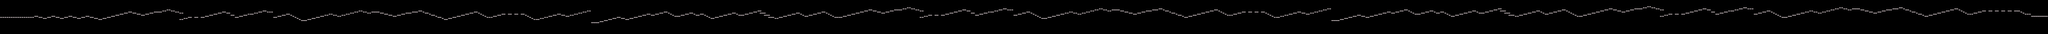

This game map was drawn from its Tiled (.tmx) file and the tilesets committed beside it. A one-line description and the trimmed map source follow:
An orthogonal 960x32 tile map with 32x16 px tiles, 1 tile layer (line), 4 tilesets and 2 objects.

<map version="1.2" tiledversion="1.2.1" orientation="orthogonal" renderorder="right-down" width="960" height="32" tilewidth="32" tileheight="16" infinite="0" nextlayerid="3" nextobjectid="3">
 <tileset firstgid="1" source="bar3.3.tsx" />
 <tileset firstgid="3" source="bar3.1.tsx" />
 <tileset firstgid="5" source="bar3.2.tsx" />
 <tileset firstgid="7" source="bar3.tsx" />
 <layer id="1" name="line" width="960" height="32">
  <data>[30720 cells, 955 non-empty, 4 distinct tile ids]</data>
 </layer>
 <objectgroup id="2" name="coins">
  <object id="1" x="434" y="240">
   <ellipse />
  </object>
  <object id="2" x="479" y="240">
   <ellipse />
  </object>
 </objectgroup>
</map>
